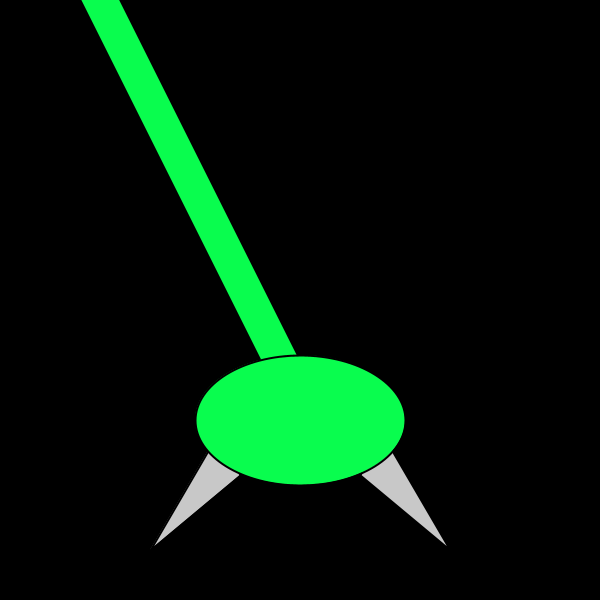
Frame 1 (no input)
Frame 60 (the mouse pressed at the canvas centre just before this capture): identical to frame 1, image omitted
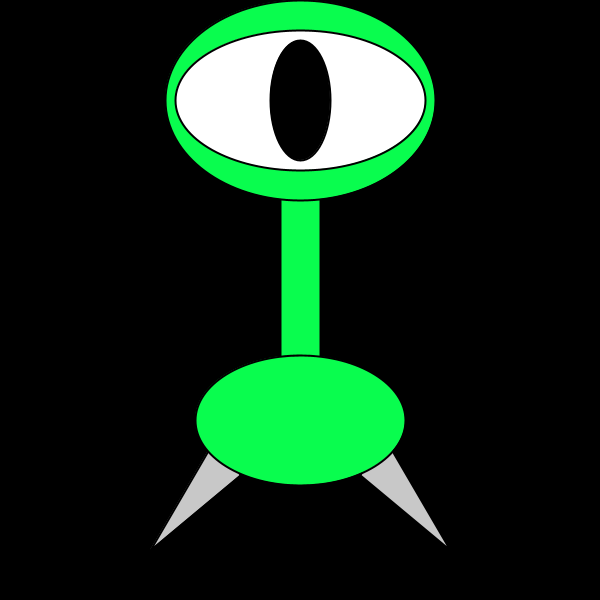
Frame 120 (the mouse held since frame 60 and released just before this capture)

The Processing sketch that drew these frames (run headless with seeded random() and noise(); from frame 60 on, the mouse is pressed at the canvas centre):

// Processing sketch: processing_9057
// ── processing_9057.pde

void setup()
{
  size(600,600);
  smooth();
  strokeWeight(2);
  frameRate(60);
  println("setup has been run");
 }

void draw()
{ 
  // doesn't work: println(mouseX,mouseY);
  background(0);
   //feet
  fill(200);
  triangle(150,550,240,475,220,430);
  triangle(450,550,360,475,380,430);

  //neck
  fill(9,253,78);
  //rectMode(CENTER);
  //rect(300,300,40,200);
  quad(mouseX-20,(mouseY-200),mouseX+20,(mouseY-200),320,400,280,400);
  
  //body
  ellipse(300,420,210,130);
  
  //head
  ellipse(mouseX,mouseY-200,270,200);
  
  //eye
  fill(255);
  ellipse(mouseX,mouseY-200,250,140);
  
  //pupil
  fill(0);
  ellipse(mouseX,mouseY-200,60,120);
  /*if (mouseX>245 && mouseX<425){
    ellipse(mouseX,180,60,120);
  }
   //ellipse(300,180,60,120);
   if(mouseX<=245){
   ellipse(mouseX+245,180,60,120);  
   }
   else if (mouseX>245){
   ellipse(mouseX,180,60,120);
   }*/
}
  
void mousePressed(){
  //eye closed
  fill(9,253,78);
  ellipse(mouseX,mouseY-200,250,140);
  //line(175,180,425,180);
}
